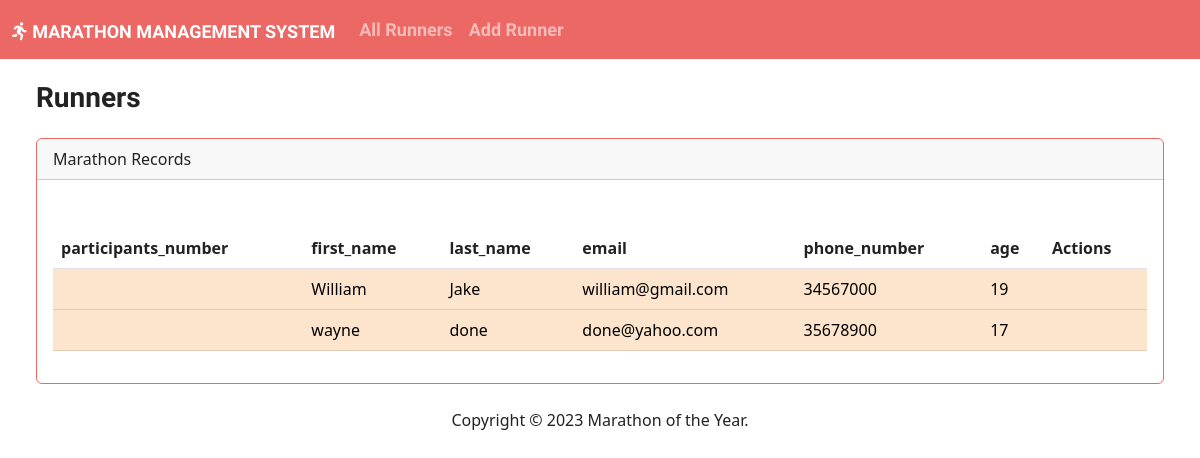
The page / on the database its author committed.
### score_app/models.py (models this page shows)
class Participants(models.Model):
    participant_number = models.PositiveIntegerField()
    first_name = models.CharField(max_length=50)
    last_name = models.CharField(max_length=50)
    email = models.EmailField(max_length=100)
    phone_number = models.CharField(max_length=8)
    age = models.PositiveIntegerField(null=True, blank=True)

### score_app/views.py (the view)
# urls.py: path('', views.index, name='index'),
def index(request):
    return render(request, 'score_app/index.html',{
    'score_app': Participants.objects.all()
    })

### score_app/templates/score_app/index.html (shortened to what this page needs)
{% load static %}
<!DOCTYPE html>
<html lang="en">
<head>
    <link rel="stylesheet" href="https://cdnjs.cloudflare.com/ajax/libs/font-awesome/6.1.1/css/all.min.css">
    <link href="{% static 'css/bootstrap.min.css' %}" rel="stylesheet">
    <link rel="stylesheet" href="https://cdnjs.cloudflare.com/ajax/libs/font-awesome/6.4.0/css/all.min.css"/>
</head>
<body class="d-flex flex-column min-vh-100">
    <nav class="navbar navbar-expand-lg bg-primary" data-bs-theme="dark">
        <div class="container-fluid">
          <a class="navbar-brand" href="#"><i class="fa-solid fa-person-running"></i></i> Marathon Management System</a>
          <div class="collapse navbar-collapse" id="navbarColor01">
            <ul class="navbar-nav me-auto">
              <li class="nav-item">
                <a class="nav-link" href="#"> All Runners</a>
              </li>
              <li class="nav-item">
                <a class="nav-link" href="#">Add Runner</a>
              </li>
            </ul>
          </div>
        </div>
      </nav>
      <div class="container-fluid">
        <h3 class="m-4"> Runners</h3>
        <div class="row">
            <div class="col-12">
                {% if score_app %}
                <div class="card border-primary ms-4 me-4 mb-4" >
                    <div class="card-header">Marathon Records</div>
                    <div class="card-body">
                      <p class="card-text">
                        <div class="table-responsive">
                          <table class="table table-hover">
                            <thead>
                            <tr>
<div class="table-responsive">
  <table class="table table-hover">
    <thead>
    <tr>
                                    <th scope="col">participants_number</th>
                                    <th scope="col">first_name</th>
                                    <th scope="col">last_name</th>
                                    <th scope="col">email</th>
                                    <th scope="col">phone_number</th>
                                    <th scope="col">age</th>
                                    <th scope="col">Actions</th>
                                  </tr>
                                </thead>
                                <tbody>
                                    {% for participants in score_app %}
                                    <tr class="table-danger">
                                        <td>{{participants.participants_number}}</td>
                                        <td>{{participants.first_name}}</td>
                                        <td>{{participants.last_name}}</td>
                                        <td>{{participants.email}}</td>
                                        <td>{{participants.phone_number}}</td>
                                        <td>{{participants.age}}</td>
                                        <td>{{ACTIONS}}</td>
                                    </tr>
                                    {% endfor %}
                                </tbody>
                              </table>
                        </div>
{% else %}
<h3 class="alert alert-dismissible alert-danger ms-4 me-4"><strong>Oh snap!</strong> No runners in our records</h3>
{% endif %}
</div>
</div>
</div>
</body>
<footer class="mt-auto mb-4">
  <div class="text-center">
    <span>
      Copyright &copy; <script>document.write(new Date().getFullYear())</script> Marathon of the Year.
    </span>
  </div>
</footer>
</html>

### rows shown on the page
Participants: first_name "William", last_name "Jake", email "william@gmail.com", phone_number "34567000", age "19"
Participants: first_name "wayne", last_name "done", email "done@yahoo.com", phone_number "35678900", age "17"
